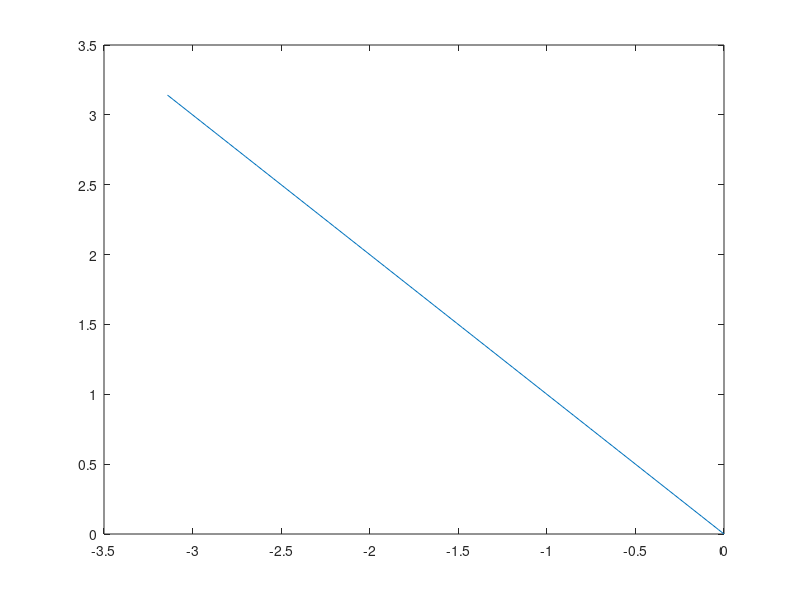
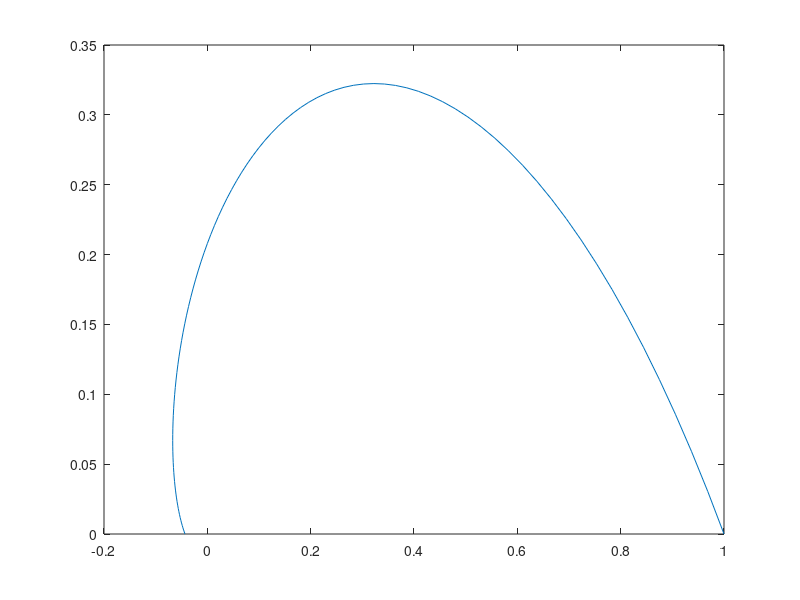

These charts were generated, in order, by the following MATLAB code:
close all;
clear all;
cont=0;
for k=0:pi/100:pi
    cont=cont+1;
    pc=-k+k*i;
    pd=exp(pc);
    zitax(cont)=real(pc);zitay(cont)=imag(pc);
    zitaDx(cont)=real(pd);zitaDy(cont)=imag(pd);
end
figure
plot(zitax,zitay)
figure
plot(zitaDx,zitaDy)